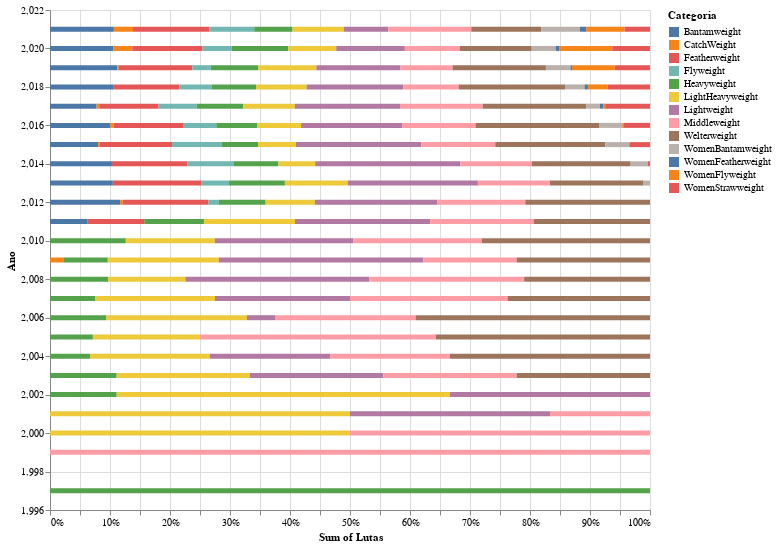

This figure's notebook cell:
### Markdown cell above
### Número de lutas por peso

### Code cell
df_ = df.groupby([df.date.dt.year, 'weight_class']).count()
df_ = pd.DataFrame([[year, c, r['index']] for (year, c), r in df_.iterrows()], columns=['Ano', 'Categoria', 'Lutas'])

alt.Chart(df_).mark_bar().encode(
    x=alt.X('sum(Lutas)', stack="normalize"),
    y='Ano',
    color='Categoria'
).properties(
    width=600,
    height=500,
)

### Figure 1 — Vega-Lite specification as saved in the notebook (floating-point values rounded to 4 significant figures; data arrays with more than 128 entries replaced by an {"elided": "..."} marker saying what was removed)
{"config": {"view": {"continuousWidth": 400, "continuousHeight": 300}}, "data": {"name": "data-ddf423f0b25ade32f39c8310cbb91196"}, "mark": "bar", "encoding": {"color": {"type": "nominal", "field": "Categoria"}, "x": {"type": "quantitative", "aggregate": "sum", "field": "Lutas", "stack": "normalize"}, "y": {"type": "quantitative", "field": "Ano"}}, "height": 500, "width": 600, "$schema": "https://vega.github.io/schema/vega-lite/v4.8.1.json", "datasets": {"data-ddf423f0b25ade32f39c8310cbb91196": {"elided": "172 records"}}}
